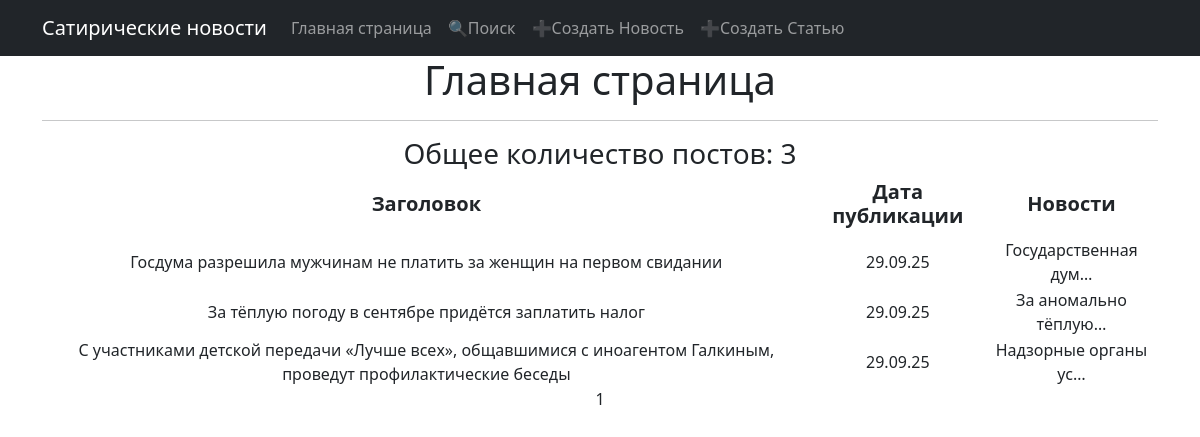
The app's page /posts/, older data.
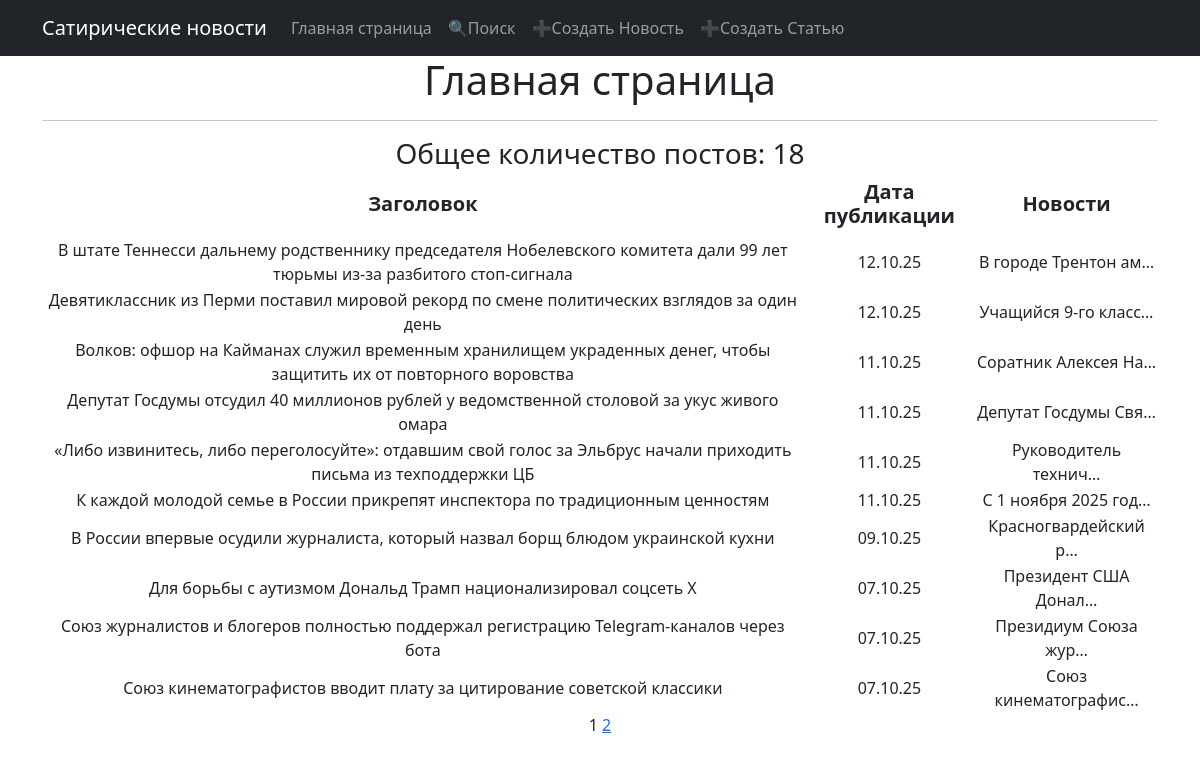
The same page, newer data.
### blog/models.py (models this page shows, shortened)
class Post(models.Model):
    NEWS = 'NW'
    ARTICLE = 'AR'
    CATEGORY_CHOICES = (
        (NEWS, 'Новость'),
        (ARTICLE, 'Статья'),
    )
    author = models.ForeignKey(Author, on_delete=models.CASCADE, related_name='posts')
    post_type = models.CharField(max_length=2, choices=CATEGORY_CHOICES, default=ARTICLE)
    date_time = models.DateTimeField(auto_now_add=True)
    category = models.ManyToManyField(Category, through='PostCategory')
    title = models.CharField(max_length=500)
    text = models.TextField()
    rating = models.SmallIntegerField(default=0)
    url_img = models.URLField(blank=True, max_length=500)

### blog/views.py (the view)
# urls.py: path('', PostList.as_view(), name='posts_list'),
class PostList(ListView):
    model = Post
    ordering = '-date_time'
    template_name = 'posts.html'
    context_object_name = 'posts'
    paginate_by = 10
    def get_context_data(self, **kwargs):
        context = super().get_context_data(**kwargs)
        context['total_posts'] = self.get_queryset().count()  # 👈 добавляем общее число постов
        return context

### blog/templatetags/custom_filters.py (called while the page is built)
@register.filter(name='censor')
def censor(value):
    bad_words = ['жопа', 'говно', 'мразь']
    for bad_word in bad_words:
        value = value.replace(bad_word, '*' * len(bad_word))
    return value

### templates/posts.html (shortened to what this page needs)
{% extends 'flatpages/default.html' %}
{% load custom_filters %}
{% block content %}
{% if posts %}
    <h1>Главная страница</h1>
    <hr>
    <h3>Общее количество постов: {{ total_posts }}</h3>
    <table>
        <tr>
            <td><h5><b>Заголовок</b></h5></td>
            <td><h5><b>Дата публикации</b></h5></td>
            <td><h5><b>Новости</b></h5></td>
        </tr>
        {% for post in posts %}
        <tr>
            <td>{{post.title|censor}}</td>
            <td>{{post.date_time|date:'d.m.y'}}</td>
            <td>{{post.text|truncatechars:20|censor}}</td>
        </tr>
        {% endfor %}
    </table>
{% else %}
    <h2>Новостей нет!</h2>
{% endif %}
{{ page_obj.number }}
{% if page_obj.has_next %}
    <a href="?page={{ page_obj.next_page_number }}">{{ page_obj.next_page_number }}</a>
{% endif %}
{% endblock content %}

Row changes from the older to the newer data that the page shows:
no longer on this page (row unchanged): Post: title|censor "Госдума разрешила мужчинам не платить за женщин на первом свидании", date_time "29.09.25", text|censor "Государственная дум…"
no longer on this page (row unchanged): Post: title|censor "За тёплую погоду в сентябре придётся заплатить налог", date_time "29.09.25", text|censor "За аномально тёплую…"
no longer on this page (row unchanged): Post: title|censor "С участниками детской передачи «Лучше всех», общавшимися с иноагентом Галкиным, проведут профилактические беседы", date_time "29.09.25", text|censor "Надзорные органы ус…"
added Post: title|censor "В штате Теннесси дальнему родственнику председателя Нобелевского комитета дали 99 лет тюрьмы из-за разбитого стоп-сигнала", date_time "12.10.25", text|censor "В городе Трентон ам…"
added Post: title|censor "Девятиклассник из Перми поставил мировой рекорд по смене политических взглядов за один день", date_time "12.10.25", text|censor "Учащийся 9-го класс…"
added Post: title|censor "Волков: офшор на Кайманах служил временным хранилищем украденных денег, чтобы защитить их от повторного воровства", date_time "11.10.25", text|censor "Соратник Алексея На…"
added Post: title|censor "Депутат Госдумы отсудил 40 миллионов рублей у ведомственной столовой за укус живого омара", date_time "11.10.25", text|censor "Депутат Госдумы Свя…"
added Post: title|censor "«Либо извинитесь, либо переголосуйте»: отдавшим свой голос за Эльбрус начали приходить письма из техподдержки ЦБ", date_time "11.10.25", text|censor "Руководитель технич…"
added Post: title|censor "К каждой молодой семье в России прикрепят инспектора по традиционным ценностям", date_time "11.10.25", text|censor "С 1 ноября 2025 год…"
added Post: title|censor "В России впервые осудили журналиста, который назвал борщ блюдом украинской кухни", date_time "09.10.25", text|censor "Красногвардейский р…"
added Post: title|censor "Для борьбы с аутизмом Дональд Трамп национализировал соцсеть X", date_time "07.10.25", text|censor "Президент США Донал…"
added Post: title|censor "Союз журналистов и блогеров полностью поддержал регистрацию Telegram-каналов через бота", date_time "07.10.25", text|censor "Президиум Союза жур…"
added Post: title|censor "Союз кинематографистов вводит плату за цитирование советской классики", date_time "07.10.25", text|censor "Союз кинематографис…"
Text that changed along with them:
{{ total_posts }}: "3" → "18"
{{ page_obj.next_page_number }}: (not shown) → "2"
